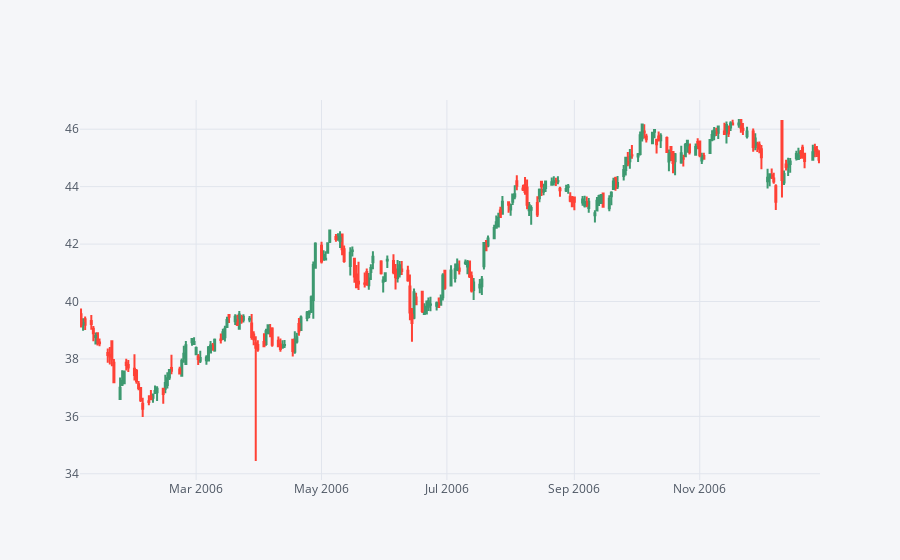

The code cell stored with this chart in its notebook:
### Code cell
bac.loc['2006-01-04':'2007-01-01'].iplot(kind='candle')

### Figure 1 — Plotly figure (JSON) as saved in the notebook; plotly's stock layout.template omitted (floating-point values rounded to 4 significant figures; data arrays with more than 128 entries replaced by an {"elided": "..."} marker saying what was removed)
{"data": [{"close": {"elided": "250 float values"}, "high": {"elided": "250 float values"}, "low": {"elided": "250 float values"}, "open": {"elided": "250 float values"}, "showlegend": false, "type": "candlestick", "x": {"elided": "250 str values"}, "yaxis": "y2"}], "layout": {"legend": {"bgcolor": "#F5F6F9", "font": {"color": "#4D5663"}}, "paper_bgcolor": "#F5F6F9", "plot_bgcolor": "#F5F6F9", "title": {"font": {"color": "#4D5663"}}, "xaxis": {"gridcolor": "#E1E5ED", "rangeslider": {"visible": false}, "showgrid": true, "tickfont": {"color": "#4D5663"}, "title": {"font": {"color": "#4D5663"}, "text": ""}, "zerolinecolor": "#E1E5ED"}, "yaxis": {"gridcolor": "#E1E5ED", "showgrid": true, "showticklabels": false, "tickfont": {"color": "#4D5663"}, "title": {"font": {"color": "#4D5663"}, "text": ""}, "zerolinecolor": "#E1E5ED"}, "yaxis2": {"gridcolor": "#E1E5ED", "showgrid": true, "tickfont": {"color": "#4D5663"}, "title": {"font": {"color": "#4D5663"}, "text": ""}, "zerolinecolor": "#E1E5ED"}}}
